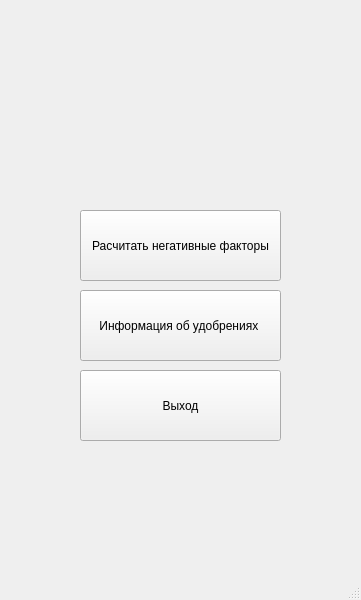
<?xml version="1.0" encoding="UTF-8"?>
<ui version="4.0">
 <class>MainWindow</class>
 <widget class="QMainWindow" name="MainWindow">
  <property name="geometry">
   <rect>
    <x>0</x>
    <y>0</y>
    <width>361</width>
    <height>600</height>
   </rect>
  </property>
  <property name="windowTitle">
   <string>MainWindow</string>
  </property>
  <widget class="QWidget" name="centralwidget">
   <widget class="QPushButton" name="plan_button">
    <property name="geometry">
     <rect>
      <x>80</x>
      <y>210</y>
      <width>201</width>
      <height>71</height>
     </rect>
    </property>
    <property name="text">
     <string>Расчитать негативные факторы</string>
    </property>
   </widget>
   <widget class="QPushButton" name="info_button">
    <property name="geometry">
     <rect>
      <x>80</x>
      <y>290</y>
      <width>201</width>
      <height>71</height>
     </rect>
    </property>
    <property name="text">
     <string>Информация об удобрениях </string>
    </property>
   </widget>
   <widget class="QPushButton" name="exit_button">
    <property name="geometry">
     <rect>
      <x>80</x>
      <y>370</y>
      <width>201</width>
      <height>71</height>
     </rect>
    </property>
    <property name="text">
     <string>Выход</string>
    </property>
   </widget>
  </widget>
  <widget class="QMenuBar" name="menubar">
   <property name="geometry">
    <rect>
     <x>0</x>
     <y>0</y>
     <width>361</width>
     <height>26</height>
    </rect>
   </property>
  </widget>
  <widget class="QStatusBar" name="statusbar"/>
 </widget>
 <resources/>
 <connections>
  <connection>
   <sender>exit_button</sender>
   <signal>clicked()</signal>
   <receiver>MainWindow</receiver>
   <slot>close()</slot>
   <hints>
    <hint type="sourcelabel">
     <x>269</x>
     <y>466</y>
    </hint>
    <hint type="destinationlabel">
     <x>462</x>
     <y>534</y>
    </hint>
   </hints>
  </connection>
 </connections>
 <slots>
  <slot>info_window_show()</slot>
 </slots>
</ui>
